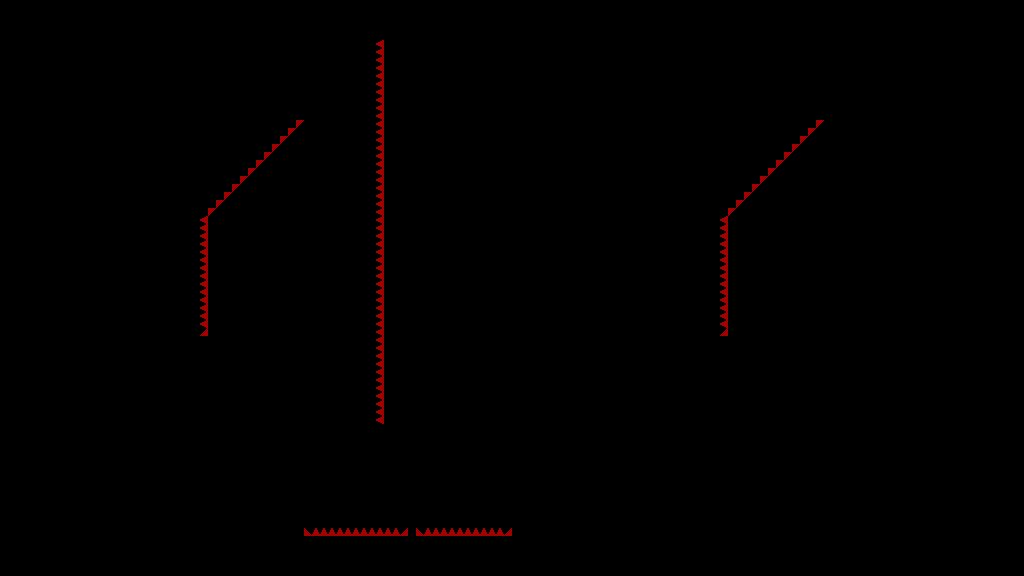

This game map was drawn from its Tiled (.tmx) file and the tilesets committed beside it. A one-line description and the trimmed map source follow:
An orthogonal 128x72 tile map with 8x8 px tiles, 1 tile layer (T_Spikes) and 63 objects.

<map version="1.4" tiledversion="1.4.3" orientation="orthogonal" renderorder="right-down" width="128" height="72" tilewidth="8" tileheight="8" infinite="0" nextlayerid="7" nextobjectid="638">
 <tileset firstgid="1" source="../../../Sprites/Tiles/DEV/flat/T_spr_nv_flat_0.tsx" />
 <layer id="1" name="T_Spikes" width="128" height="72">
  <data>[9216 cells, 127 non-empty, 2 distinct tile ids]</data>
 </layer>
 <objectgroup id="2" name="C_Solid">
  <object id="511" x="8" y="336" width="200" height="16" />
  <object id="512" x="208" y="216" width="96" height="136" />
  <object id="513" x="208" y="216">
   <polygon points="0,0 96,-96 96,0" />
  </object>
  <object id="521" x="8" y="40" width="120" height="224" />
  <object id="525" x="8" y="264" width="16" height="72" />
  <object id="590" x="208" y="120">
   <polygon points="0,0 80,-80 0,-80" />
  </object>
  <object id="591" x="8" y="24" width="312" height="16" />
  <object id="606" x="288" y="536" width="456" height="16" />
  <object id="608" x="728" y="216">
   <polygon points="0,0 96,-96 96,0" />
  </object>
  <object id="609" x="728" y="216" width="96" height="136" />
  <object id="610" x="728" y="120">
   <polygon points="0,0 80,-80 0,-80" />
  </object>
  <object id="613" x="680" y="24" width="336" height="16" />
  <object id="615" x="824" y="336" width="192" height="16" />
  <object id="616" x="896" y="40" width="120" height="224" />
  <object id="618" x="1000" y="264" width="16" height="72" />
  <object id="619" x="0" y="24" width="8" height="328" />
  <object id="620" x="1016" y="24" width="8" height="328" />
  <object id="629" x="344" y="24" width="312" height="16" />
  <object id="630" x="288" y="352" width="16" height="184" />
  <object id="631" x="728" y="352" width="16" height="184" />
  <object id="633" x="512" y="336" width="216" height="16" />
  <object id="634" x="440" y="40" width="208" height="224" />
  <object id="635" x="384" y="40" width="56" height="384" />
  <object id="636" x="408" y="512" width="8" height="24" />
  <object id="637" x="512" y="352" width="216" height="184" />
 </objectgroup>
 <objectgroup id="6" name="C_Spikes" visible="0">
  <object id="565" x="576" y="312">
   <polygon points="0,0 0,-4 -164,-168 -168,-168" />
  </object>
 </objectgroup>
 <objectgroup id="5" name="DEV" visible="0">
  <object id="185" x="752" y="88">
   <polygon points="0,0 24,24 0,24" />
  </object>
  <object id="186" x="824" y="120">
   <polygon points="0,0 24,-24 24,0" />
  </object>
  <object id="187" x="856" y="112">
   <polygon points="0,0 48,0 0,48" />
  </object>
  <object id="188" x="848" y="48">
   <polygon points="0,0 0,48 -48,0" />
  </object>
  <object id="189" x="872" y="184">
   <polygon points="0,0 32,-32 32,0" />
  </object>
  <object id="190" x="712" y="96">
   <polygon points="0,0 24,-24 24,0" />
  </object>
  <object id="191" x="768" y="48">
   <polygon points="0,0 24,24 0,24" />
  </object>
  <object id="192" x="656" y="48">
   <polygon points="0,0 24,24 0,24" />
  </object>
  <object id="193" x="880" y="64">
   <polygon points="0,0 0,24 -24,0" />
  </object>
  <object id="194" x="696" y="48">
   <polygon points="0,0 24,0 0,24" />
  </object>
  <object id="195" x="800" y="112">
   <polygon points="0,0 8,8 0,8" />
  </object>
  <object id="196" x="832" y="144">
   <polygon points="0,0 8,0 0,8" />
  </object>
  <object id="197" x="736" y="48">
   <polygon points="0,0 8,0 0,8" />
  </object>
 </objectgroup>
 <objectgroup id="3" name="C_Balls">
  <object id="514" x="160" y="256" width="8" height="8" />
  <object id="519" x="88" y="320" width="8" height="8" />
  <object id="526" x="336" y="72" width="8" height="8" />
  <object id="604" x="680" y="256" width="8" height="8" />
  <object id="605" x="832" y="72" width="8" height="8" />
  <object id="632" x="608" y="320" width="8" height="8" />
 </objectgroup>
 <objectgroup id="4" name="C_Orbs">
  <object id="515" x="160" y="236" width="8" height="8" />
  <object id="516" x="160" y="220" width="8" height="8" />
  <object id="577" x="160" y="204" width="8" height="8" />
  <object id="582" x="160" y="188" width="8" height="8" />
  <object id="583" x="160" y="172" width="8" height="8" />
  <object id="584" x="160" y="156" width="8" height="8" />
  <object id="585" x="160" y="140" width="8" height="8" />
  <object id="586" x="160" y="124" width="8" height="8" />
  <object id="587" x="160" y="108" width="8" height="8" />
  <object id="594" x="680" y="236" width="8" height="8" />
  <object id="595" x="680" y="220" width="8" height="8" />
  <object id="596" x="680" y="204" width="8" height="8" />
  <object id="597" x="680" y="188" width="8" height="8" />
  <object id="598" x="680" y="172" width="8" height="8" />
  <object id="599" x="680" y="156" width="8" height="8" />
  <object id="600" x="680" y="140" width="8" height="8" />
  <object id="601" x="680" y="124" width="8" height="8" />
  <object id="602" x="680" y="108" width="8" height="8" />
 </objectgroup>
</map>
